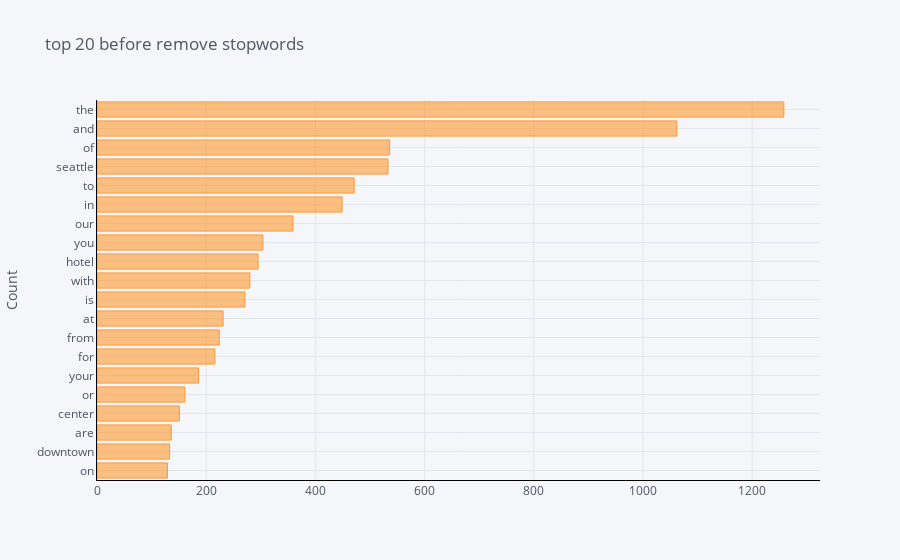

Here is the notebook cell this chart was saved with:
### Code cell
df1.groupby('desc').sum()['count'].sort_values().iplot(kind='barh',yTitle='Count',linecolor='black',title='top 20 before remove stopwords')

### Figure 1 — Plotly figure (JSON) as saved in the notebook; plotly's stock layout.template omitted (floating-point values rounded to 4 significant figures)
{"data": [{"marker": {"color": "rgba(255, 153, 51, 0.6)", "line": {"color": "rgba(255, 153, 51, 1.0)", "width": 1}}, "name": "count", "orientation": "h", "text": "", "type": "bar", "x": [129, 133, 136, 151, 161, 186, 216, 224, 231, 271, 280, 295, 304, 359, 449, 471, 533, 536, 1062, 1258], "y": ["on", "downtown", "are", "center", "or", "your", "for", "from", "at", "is", "with", "hotel", "you", "our", "in", "to", "seattle", "of", "and", "the"]}], "layout": {"legend": {"bgcolor": "#F5F6F9", "font": {"color": "#4D5663"}}, "paper_bgcolor": "#F5F6F9", "plot_bgcolor": "#F5F6F9", "title": {"font": {"color": "#4D5663"}, "text": "top 20 before remove stopwords"}, "xaxis": {"gridcolor": "#E1E5ED", "linecolor": "black", "showgrid": true, "tickfont": {"color": "#4D5663"}, "title": {"font": {"color": "#4D5663"}, "text": ""}, "zerolinecolor": "#E1E5ED"}, "yaxis": {"gridcolor": "#E1E5ED", "linecolor": "black", "showgrid": true, "tickfont": {"color": "#4D5663"}, "title": {"font": {"color": "#4D5663"}, "text": "Count"}, "zerolinecolor": "#E1E5ED"}}}
